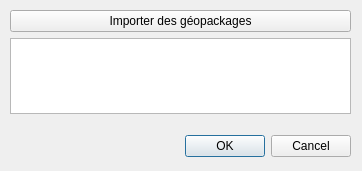
<?xml version="1.0" encoding="UTF-8"?>
<ui version="4.0">
 <class>TreeMarkingImportDialog</class>
 <widget class="QDialog" name="TreeMarkingImportDialog">
  <property name="geometry">
   <rect>
    <x>0</x>
    <y>0</y>
    <width>362</width>
    <height>171</height>
   </rect>
  </property>
  <property name="windowTitle">
   <string>Dialog</string>
  </property>
  <widget class="QDialogButtonBox" name="buttonBox">
   <property name="geometry">
    <rect>
     <x>10</x>
     <y>130</y>
     <width>341</width>
     <height>32</height>
    </rect>
   </property>
   <property name="orientation">
    <enum>Qt::Horizontal</enum>
   </property>
   <property name="standardButtons">
    <set>QDialogButtonBox::Cancel|QDialogButtonBox::Ok</set>
   </property>
  </widget>
  <widget class="QWidget" name="verticalLayoutWidget">
   <property name="geometry">
    <rect>
     <x>10</x>
     <y>10</y>
     <width>341</width>
     <height>104</height>
    </rect>
   </property>
   <layout class="QVBoxLayout" name="verticalLayout">
    <item>
     <widget class="QPushButton" name="pb_import_files">
      <property name="text">
       <string>Importer des géopackages</string>
      </property>
     </widget>
    </item>
    <item>
     <widget class="QListWidget" name="lw_selected_files"/>
    </item>
   </layout>
  </widget>
 </widget>
 <resources/>
 <connections>
  <connection>
   <sender>buttonBox</sender>
   <signal>accepted()</signal>
   <receiver>TreeMarkingImportDialog</receiver>
   <slot>accept()</slot>
   <hints>
    <hint type="sourcelabel">
     <x>248</x>
     <y>254</y>
    </hint>
    <hint type="destinationlabel">
     <x>157</x>
     <y>274</y>
    </hint>
   </hints>
  </connection>
  <connection>
   <sender>buttonBox</sender>
   <signal>rejected()</signal>
   <receiver>TreeMarkingImportDialog</receiver>
   <slot>reject()</slot>
   <hints>
    <hint type="sourcelabel">
     <x>316</x>
     <y>260</y>
    </hint>
    <hint type="destinationlabel">
     <x>286</x>
     <y>274</y>
    </hint>
   </hints>
  </connection>
 </connections>
</ui>
